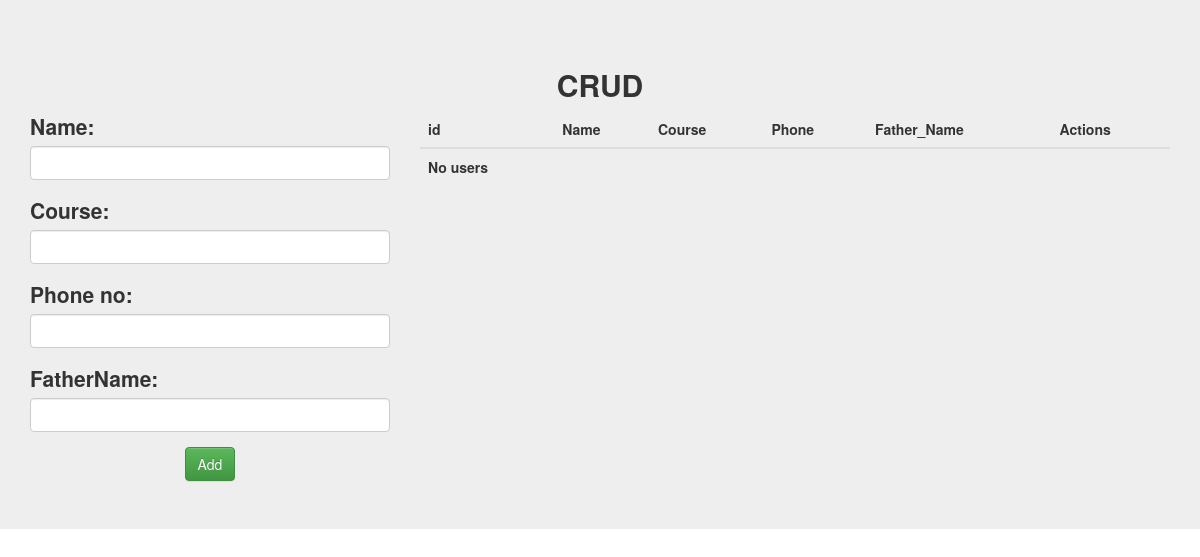
Before: / with the older database file.
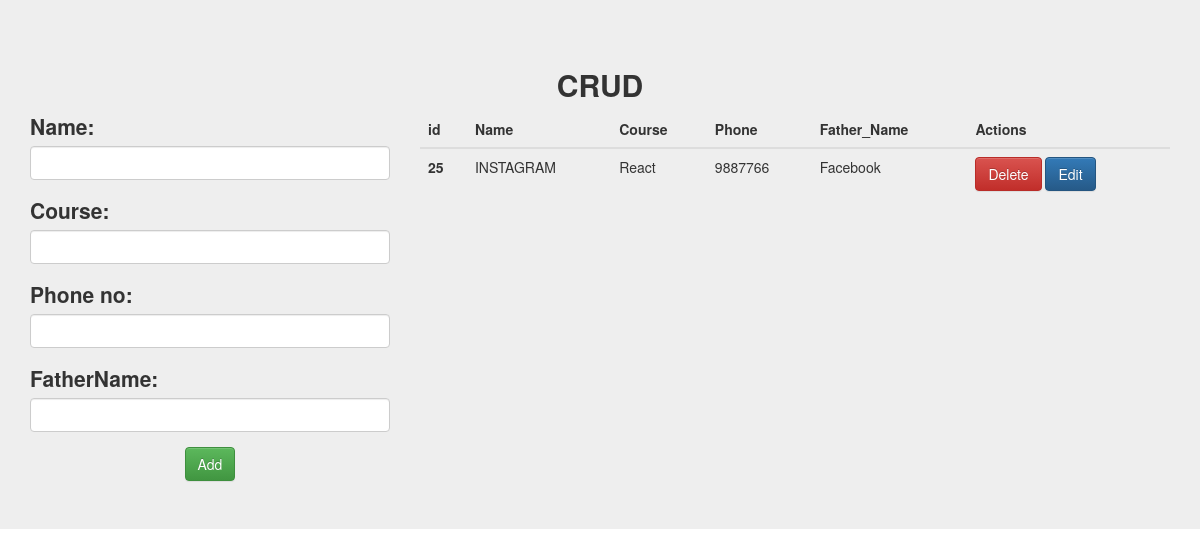
After: the same page with the newer database file.
### crudapp/models.py (models this page shows, shortened)
class Student(models.Model):
    Name = models.CharField(max_length=30)
    Course = models.CharField(max_length=30)
    Phone_no = models.PositiveIntegerField()
    FatherName = models.CharField(max_length=30)

### crudapp/views.py (the view)
# urls.py: path('',Homepage,name='Home'),
def Homepage(request):
    if request.method=='POST':
        form = studentReg(request.POST)
        if form.is_valid():
            form.save(commit=True)
            form = studentReg()
        else:
            return HttpResponse("error")
    else:
        form = studentReg()
    user_details = Student.objects.all()
    return render(request,'home.html',{"form":form,
                                       'details':user_details,
                                       })

### crudapp/forms.py
class studentReg(forms.ModelForm):
    class Meta():
        model = Student
        fields = "__all__"
        widgets = {
            'Name': forms.TextInput(attrs={'class': 'form-control'}),
            'Course': forms.TextInput(attrs={'class': 'form-control'}),
            'Phone_no': forms.TextInput(attrs={'class': 'form-control'}),
            'FatherName': forms.TextInput(attrs={'class': 'form-control'})
        }

### templates/home.html (shortened to what this page needs)
<!DOCTYPE html>
<html lang="en">
<head>
    <link rel="stylesheet" href="https://maxcdn.bootstrapcdn.com/bootstrap/3.3.7/css/bootstrap.min.css">
    <link rel="stylesheet" href="https://maxcdn.bootstrapcdn.com/bootstrap/3.3.7/css/bootstrap-theme.min.css">
</head>
<body>
       <div class="jumbotron">
            <center>
        <h2><strong>CRUD</strong></h2>
    </center>
    <div class="container">
        <div class="row">
            <div class="col-sm-4">
                <form method="post">
                    {% csrf_token %} {{ form.as_p }}
                    <center><input type="submit" value="Add" class="btn btn-success"></center>
                </form>
            </div>
            <div class="col-sm-8">
                <table class="table table-hover">
                    <thead>
                        <tr>
                            <th scope="col">id</th>
                            <th scope="col">Name</th>
                            <th scope="col">Course</th>
                            <th scope="col">Phone</th>
                            <th scope="col">Father_Name</th>
                            <th>Actions</th>
                        </tr>
                    </thead>
                    <tbody>
                    {% if details.exists %}
                        {% for user in details %}
                        <tr>
                            <th scope="row">{{ user.id }}</th>
                            <td>{{ user.Name}}</td>
                            <td>{{ user.Course }}</td>
                            <td>{{ user.Phone_no }}</td>
                            <td>{{ user.FatherName }}</td>
                            <td>
                                <a href="{% url 'crudapp:delete' user.id %} "class="btn btn-danger">Delete</a>
                                <a href="{% url 'crudapp:edit' user.id %} "class="btn btn-primary">Edit</a></td>
                        </tr>
                    {% endfor %}
                    {% else %}
                        <th>No users</th>
                    {% endif %}
                    </tbody>
                </table>
            </div>
        </div>
    </div>
       </div>
</body>
</html>

Changed rows visible on the page:
added Student: id "25", Name "INSTAGRAM", Course "React", Phone_no "9887766", FatherName "Facebook"
Other visible differences:
text no longer shown: "No users"
